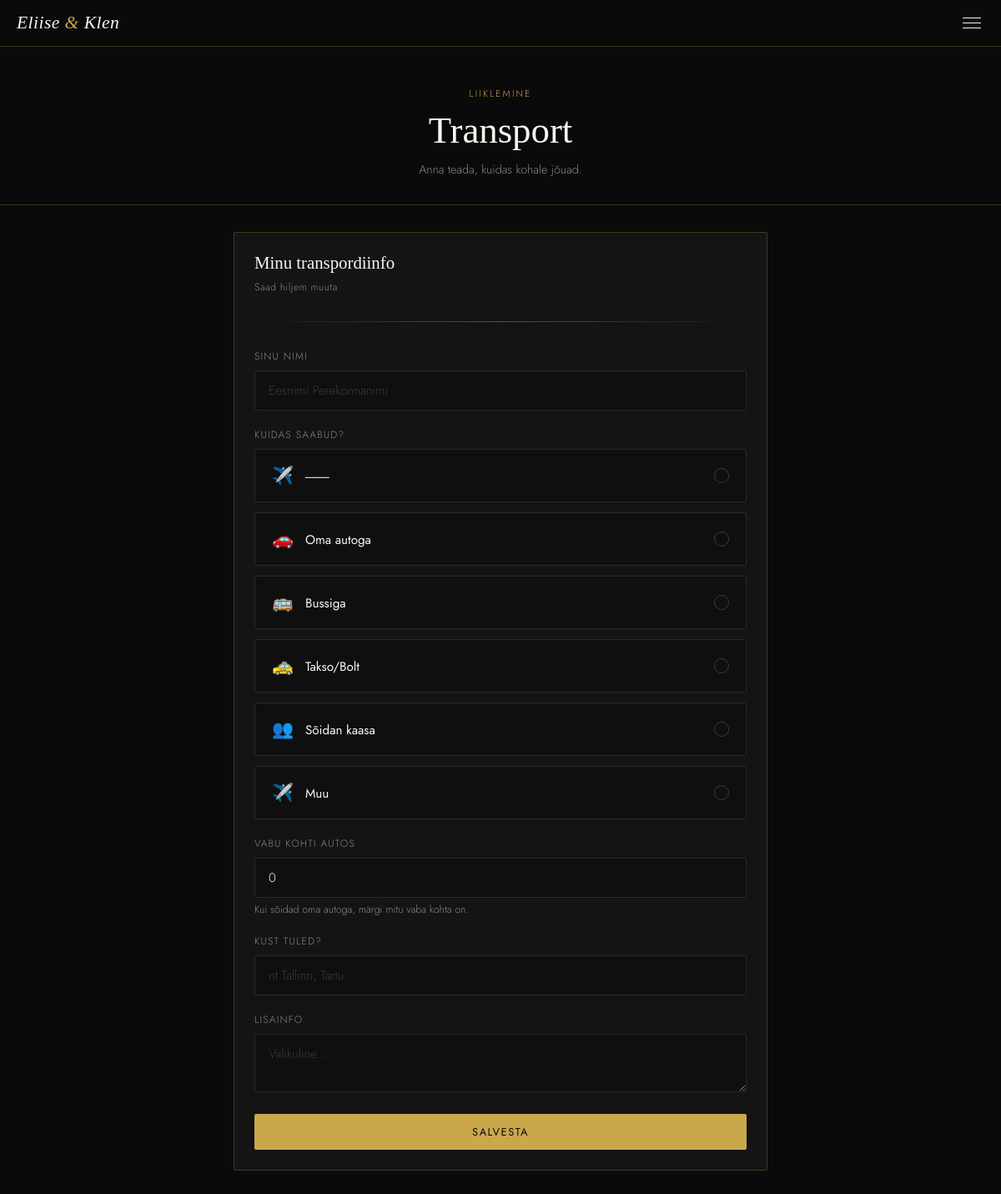
Before: /transport/ (signed in) with the older database file.
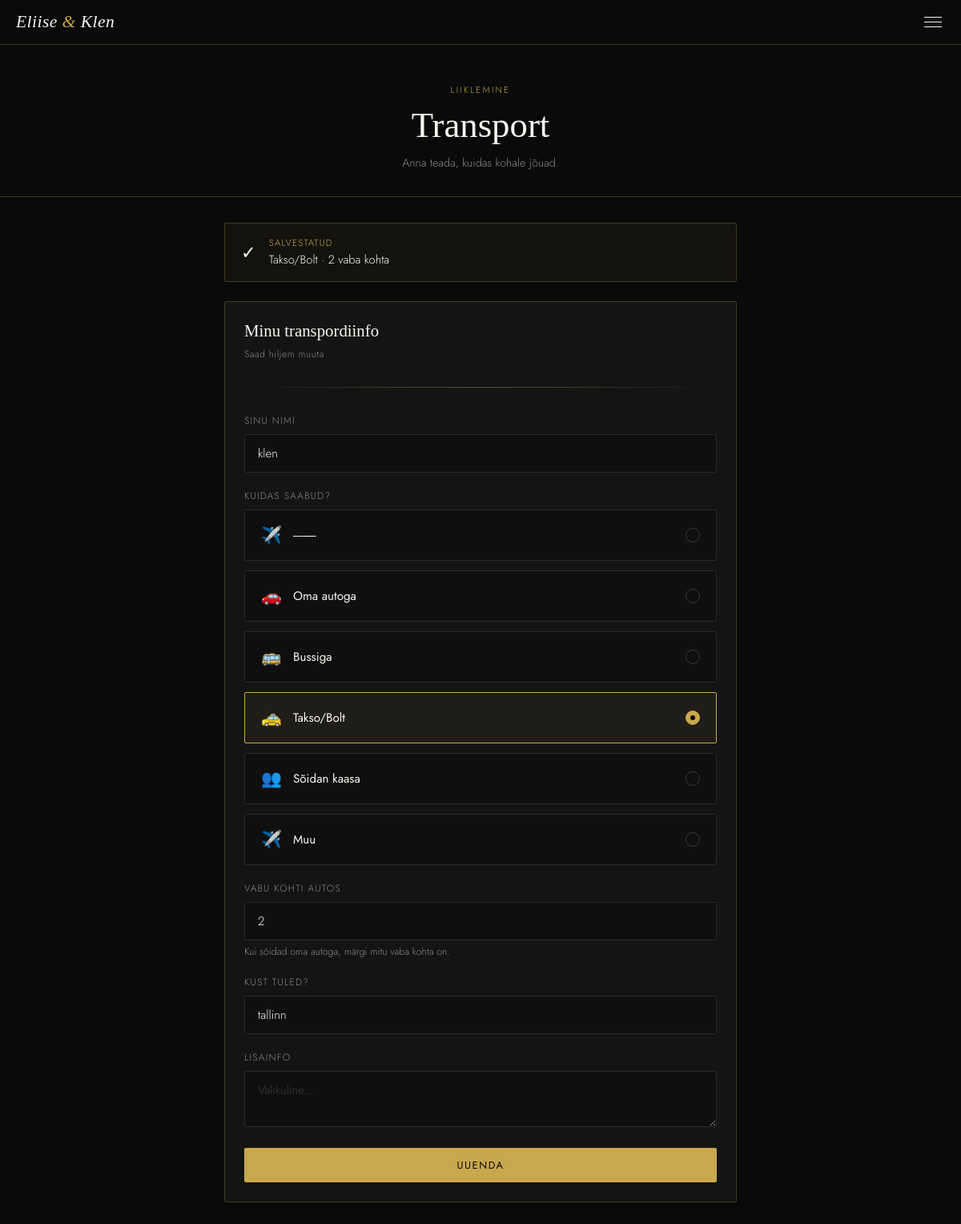
After: the same page with the newer database file.
### website/models.py (models this page shows, shortened)
class TransportInfo(models.Model):
    ARRIVAL_CHOICES = [
        ('own_car', 'Oma autoga'),
        ('bus', 'Bussiga'),
        ('taxi', 'Takso/Bolt'),
        ('with_someone', 'Sõidan kaasa'),
        ('other', 'Muu'),
    ]
    user = models.ForeignKey(User, on_delete=models.CASCADE, related_name='transport_info')
    name = models.CharField(max_length=200)
    arrival_method = models.CharField(max_length=20, choices=ARRIVAL_CHOICES)
    free_seats = models.PositiveIntegerField(default=0, help_text='Vabad kohad autos (0 kui ei sõida autoga)')
    coming_from = models.CharField(max_length=200, blank=True)
    notes = models.TextField(blank=True)
    submitted_at = models.DateTimeField(auto_now_add=True)

### website/views.py (the view, shortened to what this page needs)
# urls.py: path('transport/', views.transport, name='transport'),
@login_required
def transport(request):
    user_submission = TransportInfo.objects.filter(user=request.user).first()
    form = TransportForm(instance=user_submission)
    all_drivers = TransportInfo.objects.filter(
        arrival_method='own_car', free_seats__gt=0
    ).exclude(user=request.user)
    return render(request, 'website/transport.html', {
        'form': form,
        'submission': user_submission,
        'drivers': all_drivers,
    })

### website/forms.py
class TransportForm(forms.ModelForm):
    class Meta:
        model = TransportInfo
        fields = ['name', 'arrival_method', 'free_seats', 'coming_from', 'notes']
        labels = {
            'name': _('Sinu nimi'),
            'arrival_method': _('Kuidas saabud?'),
            'free_seats': _('Vabu kohti autos'),
            'coming_from': _('Kust tuled?'),
            'notes': _('Lisainfo'),
        }
        widgets = {
            'name': forms.TextInput(attrs={'placeholder': _('Eesnimi Perekonnanimi')}),
            'free_seats': forms.NumberInput(attrs={'min': 0, 'max': 10}),
            'coming_from': forms.TextInput(attrs={'placeholder': _('nt Tallinn, Tartu...')}),
            'notes': forms.Textarea(attrs={'rows': 3, 'placeholder': _('Valikuline...')}),
        }

### website/templates/website/transport.html (shortened to what this page needs)
{% extends "website/base.html" %}
{% load i18n %}
{% block content %}
<div class="page-header">
  <p class="page-header__eyebrow">{% trans "Liiklemine" %}</p>
  <h1 class="page-header__title">{% trans "Transport" %}</h1>
  <p class="page-header__subtitle">{% trans "Anna teada, kuidas kohale jõuad." %}</p>
</div>
<div class="container">
  {% if submission %}
  <div class="status-box">
    <span class="status-box__icon">✓</span>
    <div>
      <p class="status-box__label">{% trans "Salvestatud" %}</p>
      <p class="status-box__value">{{ submission.get_arrival_method_display }}{% if submission.free_seats > 0 %} · {{ submission.free_seats }} {% trans "vaba kohta" %}{% endif %}</p>
    </div>
  </div>
  {% endif %}
  <div class="card">
    <h2 class="card__title">{% trans "Minu transpordiinfo" %}</h2>
    <p class="card__meta">{% trans "Saad hiljem muuta" %}</p>
    <hr class="divider">
    <form method="post">
      <div class="form-group">
        <label class="form-label">{{ form.name.label }}</label>
        <input type="text" name="name" class="form-control"
          value="{{ form.name.value|default:'' }}"
          placeholder="{% trans 'Eesnimi Perekonnanimi' %}" />
      </div>
      <div class="form-group">
        <label class="form-label">{{ form.arrival_method.label }}</label>
        <div class="choice-grid">
          {% for value, label in form.arrival_method.field.choices %}
          <div class="choice-card">
            <label for="am_{{ value }}">
              <span class="choice-card__icon">
                {% if value == 'own_car' %}🚗
                {% elif value == 'bus' %}🚌
                {% elif value == 'taxi' %}🚕
                {% elif value == 'with_someone' %}👥
                {% else %}✈️{% endif %}
              </span>
              <span class="choice-card__text">
                <span class="choice-card__name">{{ label }}</span>
              </span>
              <span class="choice-card__check"></span>
            </label>
          </div>
          {% endfor %}
        </div>
      </div>
      <div class="form-group" id="seats-group">
        <label class="form-label" for="{{ form.free_seats.id_for_label }}">{{ form.free_seats.label }}</label>
        <input type="number" name="free_seats" id="{{ form.free_seats.id_for_label }}"
          class="form-control" min="0" max="10"
          value="{{ form.free_seats.value|default:0 }}" />
        <p class="form-hint">{% trans "Kui sõidad oma autoga, märgi mitu vaba kohta on." %}</p>
      </div>
      <div class="form-group">
        <label class="form-label" for="{{ form.coming_from.id_for_label }}">{{ form.coming_from.label }}</label>
        <input type="text" name="coming_from" id="{{ form.coming_from.id_for_label }}"
          class="form-control"
          value="{{ form.coming_from.value|default:'' }}"
          placeholder="{% trans 'nt Tallinn, Tartu...' %}" />
      </div>
      <div class="form-group">
        <label class="form-label" for="{{ form.notes.id_for_label }}">{{ form.notes.label }}</label>
        <textarea name="notes" id="{{ form.notes.id_for_label }}"
          class="form-control" rows="2"
          placeholder="{% trans 'Valikuline...' %}">{{ form.notes.value|default:'' }}</textarea>
      </div>
      <button type="submit" class="btn btn-gold btn-full">
        {% if submission %}{% trans "Uuenda" %}{% else %}{% trans "Salvesta" %}{% endif %}
      </button>
    </form>
  </div>
</div>
{% endblock %}

Changed rows visible on the page:
added TransportInfo: arrival_method "Takso/Bolt", free_seats "2", name "klen", coming_from "tallinn"
Other visible differences:
form field free_seats: "0" → "2"
text no longer shown: "SALVESTA"
text now shown: "✓ SALVESTATUD · vaba kohta UUENDA"
